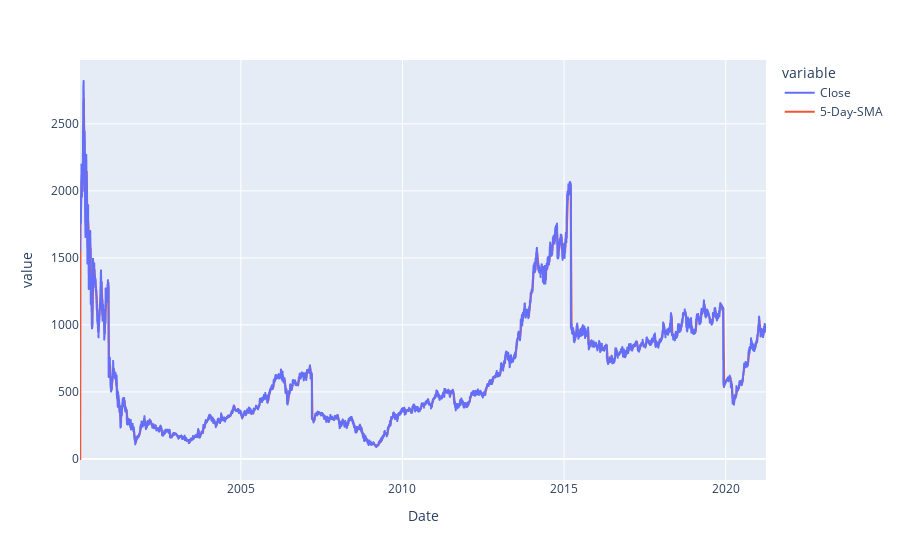

This figure's notebook cell:
### Code cell
fig = px.line(df, x="Date", y=["Close"])
fig.add_scatter(x=df['Date'], y=df['5-DAY_SMA'],name='5-Day-SMA')
fig.show()

### Figure 1 — Plotly figure (JSON) as saved in the notebook; plotly's stock layout.template omitted (floating-point values rounded to 4 significant figures; data arrays with more than 128 entries replaced by an {"elided": "..."} marker saying what was removed)
{"data": [{"hovertemplate": "variable=Close<br>Date=%{x}<br>value=%{y}<extra></extra>", "legendgroup": "Close", "line": {"color": "#636efa", "dash": "solid"}, "marker": {"symbol": "circle"}, "mode": "lines", "name": "Close", "showlegend": true, "type": "scattergl", "x": {"elided": "5281 str values"}, "xaxis": "x", "y": {"elided": "5281 float values"}, "yaxis": "y"}, {"name": "5-Day-SMA", "type": "scatter", "x": {"elided": "5281 str values"}, "y": {"elided": "5281 float values"}}], "layout": {"legend": {"title": {"text": "variable"}, "tracegroupgap": 0}, "margin": {"t": 60}, "xaxis": {"anchor": "y", "domain": [0, 1], "title": {"text": "Date"}}, "yaxis": {"anchor": "x", "domain": [0, 1], "title": {"text": "value"}}}}
